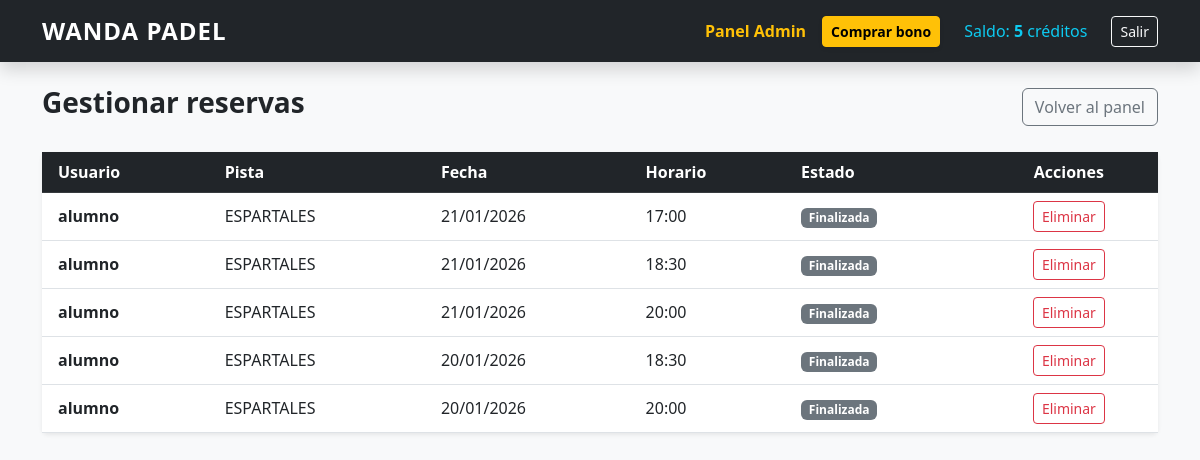
Page /panel-admin/reservas/ (signed in) on the earlier database version.
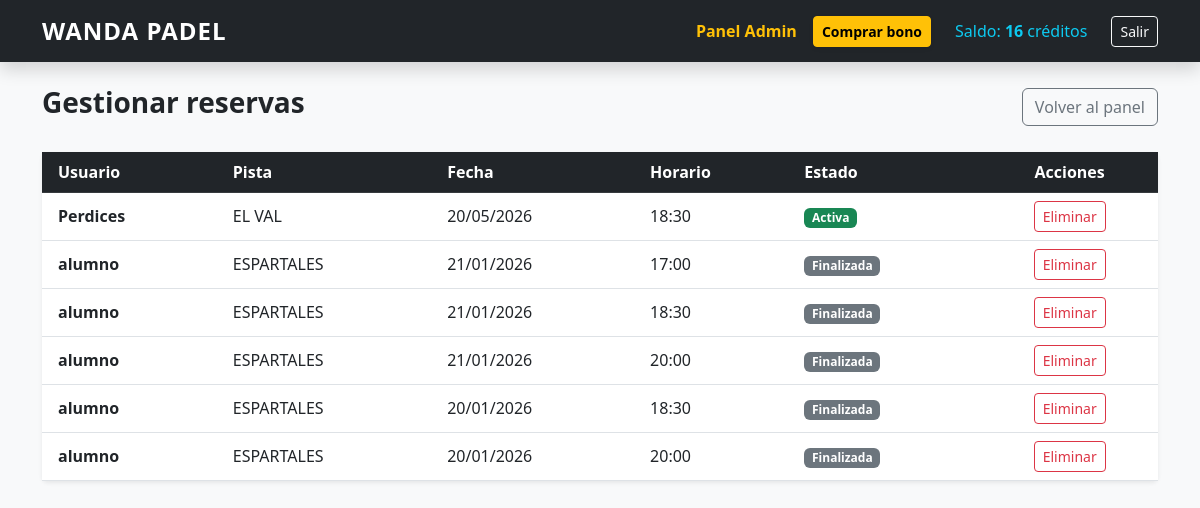
Same page on the later database version.
### reservas/models.py (models this page shows, shortened)
class Usuario(AbstractUser):
    creditos = models.PositiveIntegerField(default=0)

class Reserva(models.Model):
    HORARIOS = [
        ('09:00', '09:00 - 10:30'),
        ('10:30', '10:30 - 12:00'),
        ('12:00', '12:00 - 13:30'),
        ('17:00', '17:00 - 18:30'),
        ('18:30', '18:30 - 20:00'),
        ('20:00', '20:00 - 21:30'),
    ]
    usuario = models.ForeignKey(Usuario, on_delete=models.CASCADE)
    pista = models.ForeignKey(Pista, on_delete=models.CASCADE)
    bono_consumido = models.ForeignKey(
        Bono,
        on_delete=models.SET_NULL,
        null=True,
        blank=True,
        related_name='reservas',
    )
    fecha = models.DateField()
    bloque = models.CharField(max_length=5, choices=HORARIOS)
    @property
    def fecha_hora_inicio(self):
        return datetime_class.combine(self.fecha, datetime_class.strptime(self.bloque, "%H:%M").time())
    @property
    def ha_pasado(self):
        return self.fecha_hora_inicio < timezone.localtime().replace(tzinfo=None)
    class Meta:
        constraints = [
            models.UniqueConstraint(
                fields=['pista', 'fecha', 'bloque'],
                name='reserva_unica_por_pista_fecha_bloque',
            )
        ]

class Pista(models.Model):
    nombre = models.CharField(max_length=100)
    imagen_url = models.URLField(
        max_length=500,
        blank=True,
        null=True,
        help_text="Pega aquí el enlace de una foto de una pista de pádel",
    )
    activa = models.BooleanField(default=True)

### reservas/views.py (the view)
# urls.py: path('panel-admin/reservas/', views.gestionar_reservas, name='gestionar_reservas'),
@admin_required
def gestionar_reservas(request):
    reservas = Reserva.objects.select_related('usuario', 'pista').order_by('-fecha', 'bloque')
    return render(request, 'reservas/gestionar_reservas.html', {'reservas': reservas})

### reservas/views.py (called while the page is built)
def admin_required(view_func):
    @wraps(view_func)
    @login_required
    def wrapper(request, *args, **kwargs):
        if not request.user.is_staff:
            messages.error(request, "No tienes permisos de administrador.")
            return redirect('home')
        return view_func(request, *args, **kwargs)
    return wrapper

### reservas/templates/reservas/gestionar_reservas.html (shortened to what this page needs)
{% extends 'reservas/base.html' %}
{% block content %}
<div class="d-flex justify-content-between align-items-center mb-4">
    <h1 class="h3 fw-bold">Gestionar reservas</h1>
    <a href="{% url 'panel_admin' %}" class="btn btn-outline-secondary">Volver al panel</a>
</div>
<div class="card border-0 shadow-sm">
    <div class="table-responsive">
        <table class="table table-hover align-middle mb-0">
            <thead class="table-dark">
                <tr>
                    <th class="ps-3">Usuario</th>
                    <th>Pista</th>
                    <th>Fecha</th>
                    <th>Horario</th>
                    <th>Estado</th>
                    <th class="text-center">Acciones</th>
                </tr>
            </thead>
            <tbody>
                {% for r in reservas %}
                <tr>
                    <td class="ps-3 fw-bold">{{ r.usuario.username }}</td>
                    <td>{{ r.pista.nombre }}</td>
                    <td>{{ r.fecha|date:"d/m/Y" }}</td>
                    <td>{{ r.bloque }}</td>
                    <td>
                        {% if r.ha_pasado %}
                            <span class="badge bg-secondary">Finalizada</span>
                        {% else %}
                            <span class="badge bg-success">Activa</span>
                        {% endif %}
                    </td>
                    <td class="text-center">
                        <form action="{% url 'eliminar_reserva_admin' r.id %}" method="post"
                              onsubmit="return confirm('¿Eliminar esta reserva? Solo se devolverá crédito si todavía no ha pasado.');">
                            <button type="submit" class="btn btn-outline-danger btn-sm">Eliminar</button>
                        </form>
                    </td>
                </tr>
                {% empty %}
                <tr>
                    <td colspan="6" class="text-center text-muted py-4">No hay reservas registradas.</td>
                </tr>
                {% endfor %}
            </tbody>
        </table>
    </div>
</div>
{% endblock %}

### reservas/templates/reservas/base.html (shortened to what this page needs)
<!DOCTYPE html>
<html lang="es">
<head>
    <link href="https://cdn.jsdelivr.net/npm/bootstrap@5.3.0/dist/css/bootstrap.min.css" rel="stylesheet">
</head>
<body class="bg-light">
    <nav class="navbar navbar-expand-lg navbar-dark bg-dark mb-4 shadow">
        <div class="container">
            <a class="navbar-brand fw-bold" href="{% url 'home' %}">WANDA PADEL</a>
            <div class="collapse navbar-collapse" id="navbarNav">
                <div class="navbar-nav ms-auto align-items-center">
                    {% if user.is_authenticated %}
                        {% if user.is_staff %}
                            <a class="nav-link text-warning me-2 fw-bold" href="{% url 'panel_admin' %}">Panel Admin</a>
                        {% endif %}
                        <a class="btn btn-warning btn-sm me-3 fw-bold shadow-sm" href="{% url 'comprar_bono' %}">
                            Comprar bono
                        </a>
                        <span class="nav-link text-info me-3">
                            Saldo: <strong>{{ user.creditos }}</strong> créditos
                        </span>
                        <form action="{% url 'logout' %}" method="post" class="d-inline">
                            <button type="submit" class="btn btn-outline-light btn-sm">Salir</button>
                        </form>
                    {% else %}
                        <a class="nav-link me-2" href="{% url 'login' %}">Entrar</a>
                        <a class="btn btn-primary btn-sm text-white px-3 shadow-sm" href="{% url 'registro' %}">Registro</a>
                    {% endif %}
                </div>
            </div>
        </div>
    </nav>
    <div class="container">
        {% block content %}
        {% endblock %}
    </div>
</body>
</html>

Differences in the rows shown:
changed Usuario: creditos "5" → "16"
added Reserva: usuario.username "Perdices", pista.nombre "EL VAL", fecha "20/05/2026", bloque "18:30", shows "Activa"
